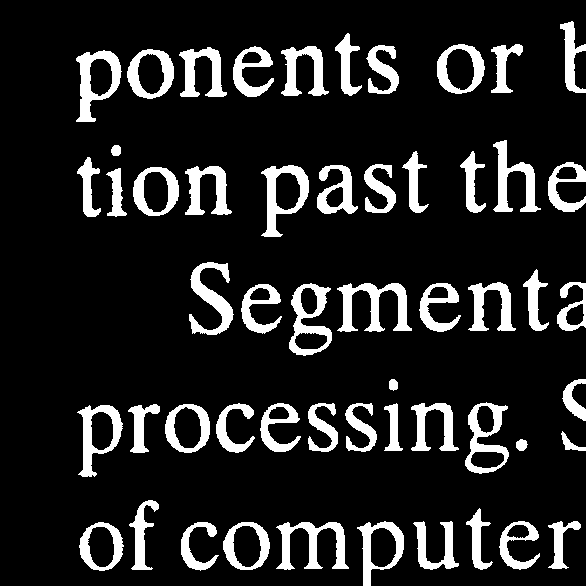
#> input picture PDI/materiales/operaciones_morfologicas/Texto.png, 586 x 586 px
$ python AperturaPorReconstruccion.py
#> lines starting #> are read from the running program, lines starting #| are printed output that depends on the picture; after the words box and inside, x2 and y2 are one past the last pixel; in counts of white or black regions, pixels touching at a corner belong together
# -*- coding: utf-8 -*-
"""
Created on Thu Jun  6 12:32:14 2024

@author: jvazquez
"""

import cv2
import numpy as np
from matplotlib import pyplot as plt
from scipy.ndimage import binary_dilation

def apply_vertical_erosion(image_path, line_size):
    """
    Aplica erosión binaria con un elemento estructurante lineal vertical.

    :param image_path: Ruta de la imagen de entrada.
    :param line_size: Tamaño del elemento estructurante lineal vertical.
    :return: Imagen erosionada.
    """
#> called with image_path = 'Texto.png', line_size = 50
    # Leer la imagen en escala de grises
    image = cv2.imread(image_path, 0)
#> image: shape (586, 586); 13.4% white; 54 white regions, largest, box (x1, y1, x2, y2) and area: (337, 283, 412, 332) 1608, (276, 522, 349, 570) 1466, (76, 50, 122, 122) 1393

    # Convertir la imagen a binaria
    _, binary_image = cv2.threshold(image, 127, 255, cv2.THRESH_BINARY)

    # Crear el elemento estructurante lineal vertical
    structuring_element = cv2.getStructuringElement(cv2.MORPH_RECT, (1, line_size))

    # El código structuring_element = cv2.getStructuringElement(cv2.MORPH_RECT, (1, line_size)) de OpenCV crea un elemento
    # estructurante rectangular, donde (1, line_size) especifica el tamaño del rectángulo. Aquí (1, line_size) significa
    # que el rectángulo tiene un ancho de 1 y una altura de line_size.
    # En OpenCV, el tamaño del elemento estructurante se especifica como (ancho, alto), lo que puede ser diferente de cómo
    # se especifica en NumPy, donde las dimensiones se suelen especificar como (alto, ancho).

    # Aplicar la erosión binaria
    eroded_image = cv2.erode(binary_image, structuring_element, iterations=1)
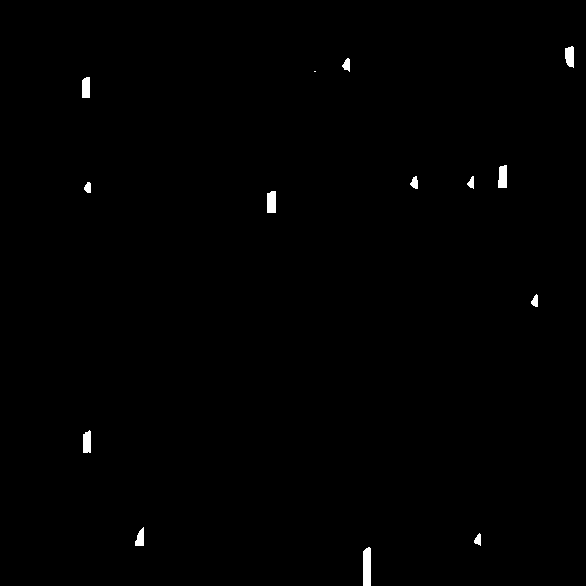
#> eroded_image: shape (586, 586); 0.49% white; 14 white regions (1 under 20 px), largest, box (x1, y1, x2, y2) and area: (363, 547, 371, 586) 300, (267, 191, 276, 213) 191, (498, 165, 507, 188) 186

    return binary_image, eroded_image


# Ruta de la imagen de entrada
image_path = 'Texto.png'

# Tamaño del elemento estructurante lineal vertical
line_size = 50 # Puedes ajustar este valor

# Aplicar la erosión
original_image, eroded_image = apply_vertical_erosion(image_path, line_size)

# Guardar el resultado
cv2.imwrite('Eroded_Text.png', eroded_image)

# Mostrar las imágenes
plt.figure(figsize=(10, 10))
plt.subplot(1, 2, 1)
plt.title('Imagen Binaria Original')
plt.imshow(original_image, cmap='gray')

plt.subplot(1, 2, 2)
plt.title(f'Erosión con línea vertical de tamaño {line_size}')
plt.imshow(eroded_image, cmap='gray')

plt.show()
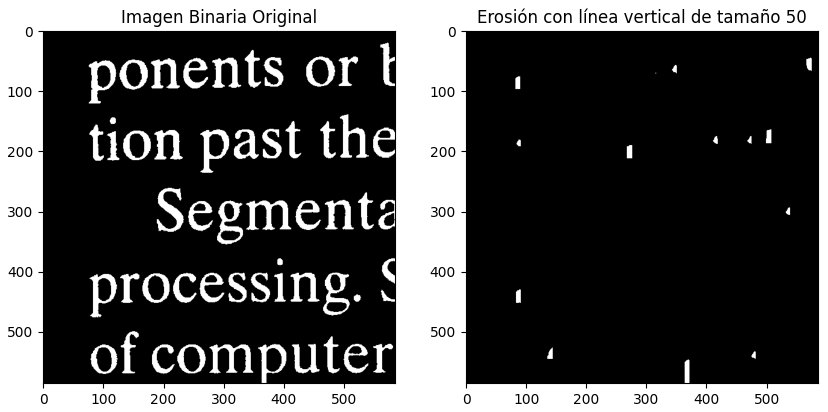
#> figure drawn by matplotlib, 2 panels


# # Generar un array de una línea vertical de tamaño 1x5
# vertical_line_numpy = np.ones((5, 1), dtype=np.uint8)

# print("Elemento estructurante con NumPy:")
# print(vertical_line_numpy)


# def morphological_reconstruction(marker, mask):
#     """
#     Realiza la reconstrucción morfológica binaria.

#     :param marker: Imagen binaria que sirve como marcador.
#     :param mask: Imagen binaria que sirve como máscara.
#     :return: Imagen reconstruida.
#     """
#     # Verificar que las dimensiones de marker y mask sean las mismas
#     if marker.shape != mask.shape:
#         raise ValueError("Las dimensiones de marker y mask deben ser iguales.")

#     # Inicializar la imagen reconstruida
#     reconstructed = marker.copy()

#     while True:
#         previous = reconstructed.copy()
#         # Aplicar la dilatación a la imagen reconstruida
#         dilated = binary_dilation(reconstructed, structure=np.ones((3, 3)))
#         # Realizar la intersección con la máscara usando AND lógico
#         reconstructed = dilated & mask
#         # Comprobar si hay cambios
#         if np.array_equal(reconstructed, previous):
#             break

#     return reconstructed

# # Llamar a la función de reconstrucción morfológica
# reconstructed = morphological_reconstruction( eroded_image, original_image)

# # Convertir la imagen reconstruida a formato 8-bit para visualización
# reconstructed = (reconstructed * 255).astype(np.uint8)

# # Mostrar las imágenes
# cv2.imshow('Reconstrucción', reconstructed)
# cv2.waitKey(0)
# cv2.destroyAllWindows()

$ run again, with PDI/materiales/operaciones_morfologicas/broken_text.tif saved as PDI/materiales/operaciones_morfologicas/Texto.png
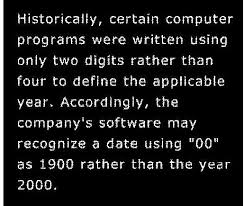
#> input picture PDI/materiales/operaciones_morfologicas/broken_text.tif, 244 x 206 px
#> in apply_vertical_erosion, image is the input picture: shape (206, 244); min 0, max 255, mean 28.9
#> in apply_vertical_erosion, `_, binary_image = cv2.threshold(image, 127, 255, cv2.THRESH_BINARY)`:
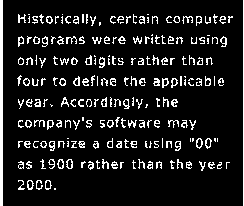
#> binary_image: shape (206, 244); 10.8% white in thin lines or dots
#> eroded_image: shape (206, 244); 1.6% white; 2 white regions, box (x1, y1, x2, y2) and area: (0, 0, 3, 206) 618, (243, 0, 244, 206) 206
#> `plt.show()`:
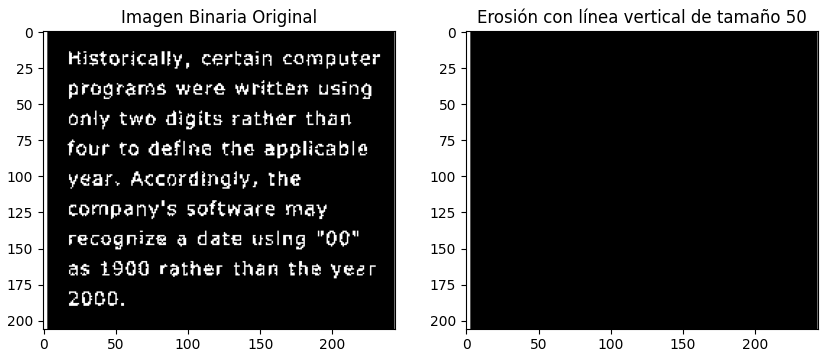
#> figure drawn by matplotlib, 2 panels
